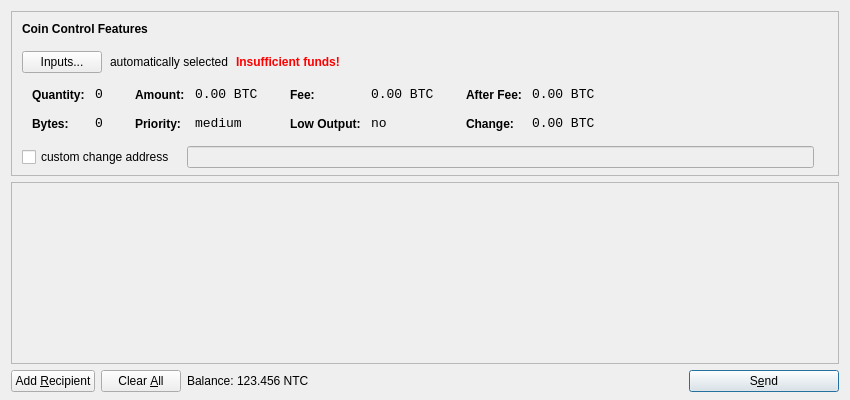
<?xml version="1.0" encoding="UTF-8"?>
<ui version="4.0">
 <class>SendCoinsDialog</class>
 <widget class="QDialog" name="SendCoinsDialog">
  <property name="geometry">
   <rect>
    <x>0</x>
    <y>0</y>
    <width>850</width>
    <height>400</height>
   </rect>
  </property>
  <property name="windowTitle">
   <string>Send Coins</string>
  </property>
  <layout class="QVBoxLayout" name="verticalLayout" stretch="0,1,0">
   <property name="bottomMargin">
    <number>8</number>
   </property>
   <item>
    <widget class="QFrame" name="frameCoinControl">
     <property name="sizePolicy">
      <sizepolicy hsizetype="Expanding" vsizetype="Expanding">
       <horstretch>0</horstretch>
       <verstretch>0</verstretch>
      </sizepolicy>
     </property>
     <property name="maximumSize">
      <size>
       <width>16777215</width>
       <height>16777215</height>
      </size>
     </property>
     <property name="frameShape">
      <enum>QFrame::StyledPanel</enum>
     </property>
     <property name="frameShadow">
      <enum>QFrame::Sunken</enum>
     </property>
     <layout class="QVBoxLayout" name="verticalLayoutCoinControl2">
      <property name="spacing">
       <number>-1</number>
      </property>
      <property name="leftMargin">
       <number>0</number>
      </property>
      <property name="topMargin">
       <number>0</number>
      </property>
      <property name="rightMargin">
       <number>0</number>
      </property>
      <property name="bottomMargin">
       <number>6</number>
      </property>
      <item>
       <layout class="QVBoxLayout" name="verticalLayoutCoinControl" stretch="0,0,0,0,1">
        <property name="spacing">
         <number>0</number>
        </property>
        <property name="leftMargin">
         <number>10</number>
        </property>
        <property name="topMargin">
         <number>10</number>
        </property>
        <item>
         <layout class="QHBoxLayout" name="horizontalLayoutCoinControl1">
          <property name="bottomMargin">
           <number>15</number>
          </property>
          <item>
           <widget class="QLabel" name="labelCoinControlFeatures">
            <property name="sizePolicy">
             <sizepolicy hsizetype="Preferred" vsizetype="Maximum">
              <horstretch>0</horstretch>
              <verstretch>0</verstretch>
             </sizepolicy>
            </property>
            <property name="font">
             <font>
              <weight>75</weight>
              <bold>true</bold>
             </font>
            </property>
            <property name="styleSheet">
             <string notr="true">font-weight:bold;</string>
            </property>
            <property name="text">
             <string>Coin Control Features</string>
            </property>
           </widget>
          </item>
         </layout>
        </item>
        <item>
         <layout class="QHBoxLayout" name="horizontalLayoutCoinControl2" stretch="0,0,0,0">
          <property name="spacing">
           <number>8</number>
          </property>
          <property name="bottomMargin">
           <number>10</number>
          </property>
          <item>
           <widget class="QPushButton" name="pushButtonCoinControl">
            <property name="styleSheet">
             <string notr="true"/>
            </property>
            <property name="text">
             <string>Inputs...</string>
            </property>
           </widget>
          </item>
          <item>
           <widget class="QLabel" name="labelCoinControlAutomaticallySelected">
            <property name="text">
             <string>automatically selected</string>
            </property>
            <property name="margin">
             <number>5</number>
            </property>
           </widget>
          </item>
          <item>
           <widget class="QLabel" name="labelCoinControlInsuffFunds">
            <property name="font">
             <font>
              <weight>75</weight>
              <bold>true</bold>
             </font>
            </property>
            <property name="styleSheet">
             <string notr="true">color:red;font-weight:bold;</string>
            </property>
            <property name="text">
             <string>Insufficient funds!</string>
            </property>
            <property name="margin">
             <number>5</number>
            </property>
           </widget>
          </item>
          <item>
           <spacer name="horizontalSpacerCoinControl">
            <property name="orientation">
             <enum>Qt::Horizontal</enum>
            </property>
            <property name="sizeHint" stdset="0">
             <size>
              <width>40</width>
              <height>1</height>
             </size>
            </property>
           </spacer>
          </item>
         </layout>
        </item>
        <item>
         <widget class="QWidget" name="widgetCoinControl" native="true">
          <property name="sizePolicy">
           <sizepolicy hsizetype="Preferred" vsizetype="Preferred">
            <horstretch>0</horstretch>
            <verstretch>0</verstretch>
           </sizepolicy>
          </property>
          <property name="minimumSize">
           <size>
            <width>0</width>
            <height>0</height>
           </size>
          </property>
          <property name="styleSheet">
           <string notr="true"/>
          </property>
          <layout class="QHBoxLayout" name="horizontalLayoutCoinControl5">
           <property name="margin">
            <number>0</number>
           </property>
           <item>
            <layout class="QHBoxLayout" name="horizontalLayoutCoinControl3" stretch="0,0,0,1">
             <property name="spacing">
              <number>20</number>
             </property>
             <property name="topMargin">
              <number>0</number>
             </property>
             <property name="bottomMargin">
              <number>10</number>
             </property>
             <item>
              <layout class="QFormLayout" name="formLayoutCoinControl1">
               <property name="horizontalSpacing">
                <number>10</number>
               </property>
               <property name="verticalSpacing">
                <number>14</number>
               </property>
               <property name="leftMargin">
                <number>10</number>
               </property>
               <property name="topMargin">
                <number>4</number>
               </property>
               <property name="rightMargin">
                <number>6</number>
               </property>
               <item row="0" column="0">
                <widget class="QLabel" name="labelCoinControlQuantityText">
                 <property name="styleSheet">
                  <string notr="true">font-weight:bold;</string>
                 </property>
                 <property name="text">
                  <string>Quantity:</string>
                 </property>
                 <property name="margin">
                  <number>0</number>
                 </property>
                </widget>
               </item>
               <item row="0" column="1">
                <widget class="QLabel" name="labelCoinControlQuantity">
                 <property name="font">
                  <font>
                   <family>Monospace</family>
                   <pointsize>10</pointsize>
                  </font>
                 </property>
                 <property name="cursor">
                  <cursorShape>IBeamCursor</cursorShape>
                 </property>
                 <property name="contextMenuPolicy">
                  <enum>Qt::ActionsContextMenu</enum>
                 </property>
                 <property name="text">
                  <string notr="true">0</string>
                 </property>
                 <property name="margin">
                  <number>0</number>
                 </property>
                 <property name="textInteractionFlags">
                  <set>Qt::LinksAccessibleByMouse|Qt::TextSelectableByKeyboard|Qt::TextSelectableByMouse</set>
                 </property>
                </widget>
               </item>
               <item row="1" column="0">
                <widget class="QLabel" name="labelCoinControlBytesText">
                 <property name="styleSheet">
                  <string notr="true">font-weight:bold;</string>
                 </property>
                 <property name="text">
                  <string>Bytes:</string>
                 </property>
                </widget>
               </item>
               <item row="1" column="1">
                <widget class="QLabel" name="labelCoinControlBytes">
                 <property name="font">
                  <font>
                   <family>Monospace</family>
                   <pointsize>10</pointsize>
                  </font>
                 </property>
                 <property name="cursor">
                  <cursorShape>IBeamCursor</cursorShape>
                 </property>
                 <property name="contextMenuPolicy">
                  <enum>Qt::ActionsContextMenu</enum>
                 </property>
                 <property name="text">
                  <string notr="true">0</string>
                 </property>
                 <property name="textInteractionFlags">
                  <set>Qt::LinksAccessibleByMouse|Qt::TextSelectableByKeyboard|Qt::TextSelectableByMouse</set>
                 </property>
                </widget>
               </item>
              </layout>
             </item>
             <item>
              <layout class="QFormLayout" name="formLayoutCoinControl2">
               <property name="horizontalSpacing">
                <number>10</number>
               </property>
               <property name="verticalSpacing">
                <number>14</number>
               </property>
               <property name="leftMargin">
                <number>6</number>
               </property>
               <property name="topMargin">
                <number>4</number>
               </property>
               <property name="rightMargin">
                <number>6</number>
               </property>
               <item row="0" column="0">
                <widget class="QLabel" name="labelCoinControlAmountText">
                 <property name="styleSheet">
                  <string notr="true">font-weight:bold;</string>
                 </property>
                 <property name="text">
                  <string>Amount:</string>
                 </property>
                 <property name="margin">
                  <number>0</number>
                 </property>
                </widget>
               </item>
               <item row="0" column="1">
                <widget class="QLabel" name="labelCoinControlAmount">
                 <property name="font">
                  <font>
                   <family>Monospace</family>
                   <pointsize>10</pointsize>
                  </font>
                 </property>
                 <property name="cursor">
                  <cursorShape>IBeamCursor</cursorShape>
                 </property>
                 <property name="contextMenuPolicy">
                  <enum>Qt::ActionsContextMenu</enum>
                 </property>
                 <property name="text">
                  <string notr="true">0.00 BTC</string>
                 </property>
                 <property name="textInteractionFlags">
                  <set>Qt::LinksAccessibleByMouse|Qt::TextSelectableByKeyboard|Qt::TextSelectableByMouse</set>
                 </property>
                </widget>
               </item>
               <item row="1" column="0">
                <widget class="QLabel" name="labelCoinControlPriorityText">
                 <property name="styleSheet">
                  <string notr="true">font-weight:bold;</string>
                 </property>
                 <property name="text">
                  <string>Priority:</string>
                 </property>
                </widget>
               </item>
               <item row="1" column="1">
                <widget class="QLabel" name="labelCoinControlPriority">
                 <property name="font">
                  <font>
                   <family>Monospace</family>
                   <pointsize>10</pointsize>
                  </font>
                 </property>
                 <property name="cursor">
                  <cursorShape>IBeamCursor</cursorShape>
                 </property>
                 <property name="contextMenuPolicy">
                  <enum>Qt::ActionsContextMenu</enum>
                 </property>
                 <property name="text">
                  <string>medium</string>
                 </property>
                 <property name="textInteractionFlags">
                  <set>Qt::LinksAccessibleByMouse|Qt::TextSelectableByKeyboard|Qt::TextSelectableByMouse</set>
                 </property>
                </widget>
               </item>
              </layout>
             </item>
             <item>
              <layout class="QFormLayout" name="formLayoutCoinControl3">
               <property name="horizontalSpacing">
                <number>10</number>
               </property>
               <property name="verticalSpacing">
                <number>14</number>
               </property>
               <property name="leftMargin">
                <number>6</number>
               </property>
               <property name="topMargin">
                <number>4</number>
               </property>
               <property name="rightMargin">
                <number>6</number>
               </property>
               <item row="0" column="0">
                <widget class="QLabel" name="labelCoinControlFeeText">
                 <property name="styleSheet">
                  <string notr="true">font-weight:bold;</string>
                 </property>
                 <property name="text">
                  <string>Fee:</string>
                 </property>
                 <property name="margin">
                  <number>0</number>
                 </property>
                </widget>
               </item>
               <item row="0" column="1">
                <widget class="QLabel" name="labelCoinControlFee">
                 <property name="font">
                  <font>
                   <family>Monospace</family>
                   <pointsize>10</pointsize>
                  </font>
                 </property>
                 <property name="cursor">
                  <cursorShape>IBeamCursor</cursorShape>
                 </property>
                 <property name="contextMenuPolicy">
                  <enum>Qt::ActionsContextMenu</enum>
                 </property>
                 <property name="text">
                  <string notr="true">0.00 BTC</string>
                 </property>
                 <property name="textInteractionFlags">
                  <set>Qt::LinksAccessibleByMouse|Qt::TextSelectableByKeyboard|Qt::TextSelectableByMouse</set>
                 </property>
                </widget>
               </item>
               <item row="1" column="0">
                <widget class="QLabel" name="labelCoinControlLowOutputText">
                 <property name="styleSheet">
                  <string notr="true">font-weight:bold;</string>
                 </property>
                 <property name="text">
                  <string>Low Output:</string>
                 </property>
                </widget>
               </item>
               <item row="1" column="1">
                <widget class="QLabel" name="labelCoinControlLowOutput">
                 <property name="font">
                  <font>
                   <family>Monospace</family>
                   <pointsize>10</pointsize>
                  </font>
                 </property>
                 <property name="cursor">
                  <cursorShape>IBeamCursor</cursorShape>
                 </property>
                 <property name="contextMenuPolicy">
                  <enum>Qt::ActionsContextMenu</enum>
                 </property>
                 <property name="text">
                  <string>no</string>
                 </property>
                 <property name="textInteractionFlags">
                  <set>Qt::LinksAccessibleByMouse|Qt::TextSelectableByKeyboard|Qt::TextSelectableByMouse</set>
                 </property>
                </widget>
               </item>
              </layout>
             </item>
             <item>
              <layout class="QFormLayout" name="formLayoutCoinControl4">
               <property name="horizontalSpacing">
                <number>10</number>
               </property>
               <property name="verticalSpacing">
                <number>14</number>
               </property>
               <property name="leftMargin">
                <number>6</number>
               </property>
               <property name="topMargin">
                <number>4</number>
               </property>
               <property name="rightMargin">
                <number>6</number>
               </property>
               <item row="0" column="0">
                <widget class="QLabel" name="labelCoinControlAfterFeeText">
                 <property name="styleSheet">
                  <string notr="true">font-weight:bold;</string>
                 </property>
                 <property name="text">
                  <string>After Fee:</string>
                 </property>
                 <property name="margin">
                  <number>0</number>
                 </property>
                </widget>
               </item>
               <item row="0" column="1">
                <widget class="QLabel" name="labelCoinControlAfterFee">
                 <property name="font">
                  <font>
                   <family>Monospace</family>
                   <pointsize>10</pointsize>
                  </font>
                 </property>
                 <property name="cursor">
                  <cursorShape>IBeamCursor</cursorShape>
                 </property>
                 <property name="contextMenuPolicy">
                  <enum>Qt::ActionsContextMenu</enum>
                 </property>
                 <property name="text">
                  <string notr="true">0.00 BTC</string>
                 </property>
                 <property name="textInteractionFlags">
                  <set>Qt::LinksAccessibleByMouse|Qt::TextSelectableByKeyboard|Qt::TextSelectableByMouse</set>
                 </property>
                </widget>
               </item>
               <item row="1" column="0">
                <widget class="QLabel" name="labelCoinControlChangeText">
                 <property name="styleSheet">
                  <string notr="true">font-weight:bold;</string>
                 </property>
                 <property name="text">
                  <string>Change:</string>
                 </property>
                </widget>
               </item>
               <item row="1" column="1">
                <widget class="QLabel" name="labelCoinControlChange">
                 <property name="font">
                  <font>
                   <family>Monospace</family>
                   <pointsize>10</pointsize>
                  </font>
                 </property>
                 <property name="cursor">
                  <cursorShape>IBeamCursor</cursorShape>
                 </property>
                 <property name="contextMenuPolicy">
                  <enum>Qt::ActionsContextMenu</enum>
                 </property>
                 <property name="text">
                  <string notr="true">0.00 BTC</string>
                 </property>
                 <property name="textInteractionFlags">
                  <set>Qt::LinksAccessibleByMouse|Qt::TextSelectableByKeyboard|Qt::TextSelectableByMouse</set>
                 </property>
                </widget>
               </item>
              </layout>
             </item>
            </layout>
           </item>
          </layout>
         </widget>
        </item>
        <item>
         <layout class="QHBoxLayout" name="horizontalLayoutCoinControl4" stretch="0,0,0">
          <property name="spacing">
           <number>12</number>
          </property>
          <property name="sizeConstraint">
           <enum>QLayout::SetDefaultConstraint</enum>
          </property>
          <property name="topMargin">
           <number>5</number>
          </property>
          <property name="rightMargin">
           <number>5</number>
          </property>
          <item>
           <widget class="QCheckBox" name="checkBoxCoinControlChange">
            <property name="text">
             <string>custom change address</string>
            </property>
           </widget>
          </item>
          <item>
           <widget class="QLineEdit" name="lineEditCoinControlChange">
            <property name="enabled">
             <bool>false</bool>
            </property>
            <property name="sizePolicy">
             <sizepolicy hsizetype="Expanding" vsizetype="Fixed">
              <horstretch>0</horstretch>
              <verstretch>0</verstretch>
             </sizepolicy>
            </property>
           </widget>
          </item>
          <item>
           <widget class="QLabel" name="labelCoinControlChangeLabel">
            <property name="sizePolicy">
             <sizepolicy hsizetype="Preferred" vsizetype="Expanding">
              <horstretch>0</horstretch>
              <verstretch>0</verstretch>
             </sizepolicy>
            </property>
            <property name="minimumSize">
             <size>
              <width>0</width>
              <height>0</height>
             </size>
            </property>
            <property name="text">
             <string/>
            </property>
            <property name="margin">
             <number>3</number>
            </property>
           </widget>
          </item>
         </layout>
        </item>
        <item>
         <spacer name="verticalSpacerCoinControl">
          <property name="orientation">
           <enum>Qt::Vertical</enum>
          </property>
          <property name="sizeHint" stdset="0">
           <size>
            <width>800</width>
            <height>1</height>
           </size>
          </property>
         </spacer>
        </item>
       </layout>
      </item>
     </layout>
    </widget>
   </item>
   <item>
    <widget class="QScrollArea" name="scrollArea">
     <property name="widgetResizable">
      <bool>true</bool>
     </property>
     <widget class="QWidget" name="scrollAreaWidgetContents">
      <property name="geometry">
       <rect>
        <x>0</x>
        <y>0</y>
        <width>830</width>
        <height>165</height>
       </rect>
      </property>
      <layout class="QVBoxLayout" name="verticalLayout_2">
       <property name="margin">
        <number>0</number>
       </property>
       <item>
        <layout class="QVBoxLayout" name="entries">
         <property name="spacing">
          <number>6</number>
         </property>
        </layout>
       </item>
       <item>
        <spacer name="verticalSpacer">
         <property name="orientation">
          <enum>Qt::Vertical</enum>
         </property>
         <property name="sizeHint" stdset="0">
          <size>
           <width>20</width>
           <height>40</height>
          </size>
         </property>
        </spacer>
       </item>
      </layout>
     </widget>
    </widget>
   </item>
   <item>
    <layout class="QHBoxLayout" name="horizontalLayout">
     <item>
      <widget class="QPushButton" name="addButton">
       <property name="toolTip">
        <string>Send to multiple recipients at once</string>
       </property>
       <property name="text">
        <string>Add &amp;Recipient</string>
       </property>
       <property name="icon">
        <iconset resource="../bitcoin.qrc">
         <normaloff>:/icons/add</normaloff>:/icons/add</iconset>
       </property>
       <property name="autoDefault">
        <bool>false</bool>
       </property>
      </widget>
     </item>
     <item>
      <widget class="QPushButton" name="clearButton">
       <property name="sizePolicy">
        <sizepolicy hsizetype="Minimum" vsizetype="Fixed">
         <horstretch>0</horstretch>
         <verstretch>0</verstretch>
        </sizepolicy>
       </property>
       <property name="toolTip">
        <string>Remove all transaction fields</string>
       </property>
       <property name="text">
        <string>Clear &amp;All</string>
       </property>
       <property name="icon">
        <iconset resource="../bitcoin.qrc">
         <normaloff>:/icons/remove</normaloff>:/icons/remove</iconset>
       </property>
       <property name="autoRepeatDelay">
        <number>300</number>
       </property>
       <property name="autoDefault">
        <bool>false</bool>
       </property>
      </widget>
     </item>
     <item>
      <layout class="QHBoxLayout" name="horizontalLayout_2">
       <property name="spacing">
        <number>3</number>
       </property>
       <item>
        <widget class="QLabel" name="label">
         <property name="text">
          <string>Balance:</string>
         </property>
        </widget>
       </item>
       <item>
        <widget class="QLabel" name="labelBalance">
         <property name="cursor">
          <cursorShape>IBeamCursor</cursorShape>
         </property>
         <property name="text">
          <string>123.456 NTC</string>
         </property>
         <property name="textInteractionFlags">
          <set>Qt::LinksAccessibleByMouse|Qt::TextSelectableByKeyboard|Qt::TextSelectableByMouse</set>
         </property>
        </widget>
       </item>
      </layout>
     </item>
     <item>
      <spacer name="horizontalSpacer">
       <property name="orientation">
        <enum>Qt::Horizontal</enum>
       </property>
       <property name="sizeHint" stdset="0">
        <size>
         <width>40</width>
         <height>20</height>
        </size>
       </property>
      </spacer>
     </item>
     <item>
      <widget class="QPushButton" name="sendButton">
       <property name="minimumSize">
        <size>
         <width>150</width>
         <height>0</height>
        </size>
       </property>
       <property name="toolTip">
        <string>Confirm the send action</string>
       </property>
       <property name="text">
        <string>S&amp;end</string>
       </property>
       <property name="icon">
        <iconset resource="../bitcoin.qrc">
         <normaloff>:/icons/send</normaloff>:/icons/send</iconset>
       </property>
       <property name="default">
        <bool>true</bool>
       </property>
      </widget>
     </item>
    </layout>
   </item>
  </layout>
 </widget>
 <resources>
  <include location="../bitcoin.qrc"/>
 </resources>
 <connections/>
</ui>
